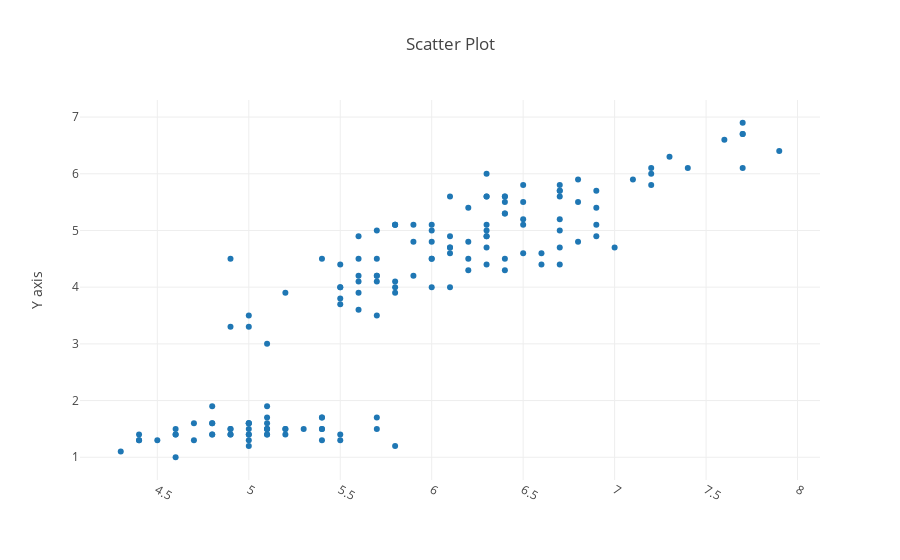

Here is the notebook cell this chart was saved with:
### Markdown cell above
## Scatter Plot

### Code cell
def go_scatter(df, col_x, col_y):
    goscatter = go.Scatter(x = df[col_x],
                        y = df[col_y],
                        mode = "markers",
                        name = col_x+"_"+col_y)
    return goscatter

trace = go_scatter(iris, "sepal_length", "petal_length")
traces = [trace]
layout = go.Layout(title = 'Scatter Plot', xaxis=dict(tickangle=30), yaxis = dict(title = 'Y axis'))
fig = go.Figure(data=traces, layout=layout)
# path_html = plotly.offline.plot(fig, filename="output/scatter.html", auto_open=False, show_link=False)
plotly.offline.iplot(fig)

### Figure 1 — Plotly figure (JSON) as saved in the notebook; plotly's stock layout.template omitted (floating-point values rounded to 4 significant figures; data arrays with more than 128 entries replaced by an {"elided": "..."} marker saying what was removed)
{"data": [{"mode": "markers", "name": "sepal_length_petal_length", "type": "scatter", "uid": "38f694b8-3077-4792-a025-831149554241", "x": {"elided": "150 float values"}, "y": {"elided": "150 float values"}}], "layout": {"autosize": true, "title": "Scatter Plot", "xaxis": {"autorange": true, "range": [4.082, 8.118], "tickangle": 30, "type": "linear"}, "yaxis": {"autorange": true, "range": [0.5678, 7.332], "title": "Y axis", "type": "linear"}}}
